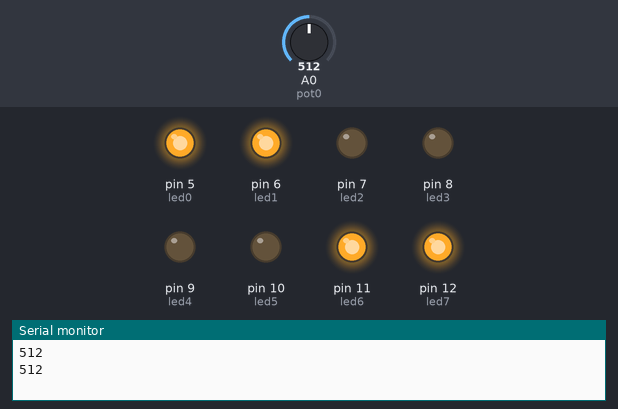
Recording of a sketch running on a simulated Arduino Uno, built with avr-gcc and run on an emulated ATmega328P. Parts: output pins drawn as LEDs (lit = HIGH), the last lines printed to the serial monitor. The test bench sets the inputs (shaded band); at power-on: A0 (pot0) = 512.

Above: at 6.9 s.
7.0 s: A0 (pot0) set to 0
At 13.4 s:
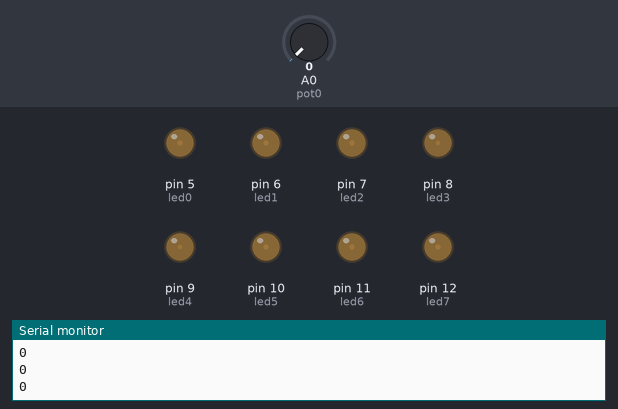
13.9 s: A0 (pot0) set to 122
At 14.51 s:
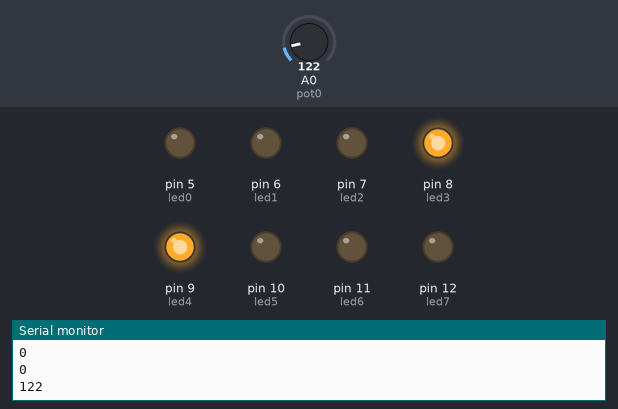
At 15.06 s:
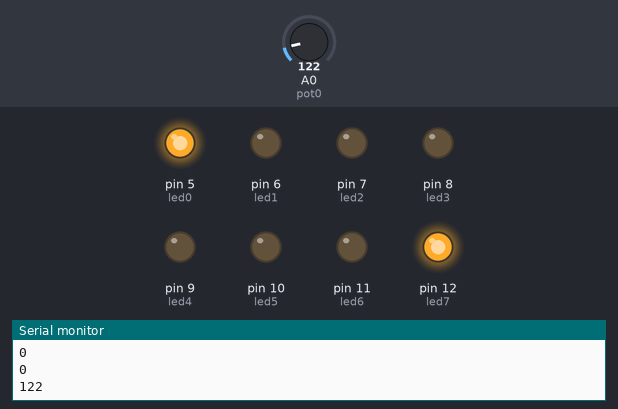
20.8 s: A0 (pot0) set to 1023
27.7 s: A0 (pot0) set to 716
Timing chart, 0 to 35.6 s (numbered marks = the images above; inputs shaded):
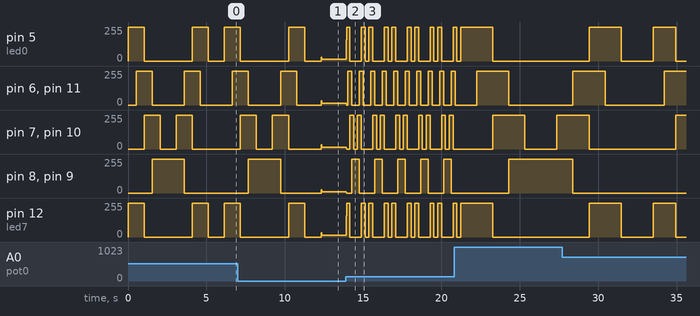

Measured:
- after the input at 13.9 s, pin 5 (led0), pin 12 (led7): 12/255 → 159/255 at once, then moves between 0/255 and 255/255, repeating every 1.5 s

The sketch:

002_Coche_fantastic.ino
```cpp
//**********************************************************************************
//**                                                                               **
//**                             Velocitat de 8 LEDs                               **
//**                                                                               **
//**                                                                               **
//***********************************************************************************
//********** Includes *************************************************************
//********** Variables ************************************************************
const int led0 = 5;          // donar nom al pin 5 de l’Arduino
const int led1 = 6;          // donar nom al pin 6 de l’Arduino
const int led2 = 7;          // donar nom al pin 7 de l’Arduino
const int led3 = 8;          // donar nom al pin 8 de l’Arduino
const int led4 = 9;          // donar nom al pin 9 de l’Arduino
const int led5 = 10;         // donar nom al pin 10 de l’Arduino
const int led6 = 11;         // donar nom al pin 11 de l’Arduino
const int led7 = 12;         // donar nom al pin 12 de l’Arduino
const int pot0 = A0;         // donar nom al pin A0 de l’Arduino

int velocitat = 20;          // velocitat de l'acció en ms
int valPot0;                 // guardar valor del potenciometre

//********** Setup ****************************************************************
void setup()
{
  pinMode(led0, OUTPUT);     // definir el pin 5 com una sortida
  pinMode(led1, OUTPUT);     // definir el pin 6 com una sortida
  pinMode(led2, OUTPUT);     // definir el pin 7 com una sortida
  pinMode(led3, OUTPUT);     // definir el pin 8 com una sortida
  pinMode(led4, OUTPUT);     // definir el pin 9 com una sortida
  pinMode(led5, OUTPUT);     // definir el pin 10 com una sortida
  pinMode(led6, OUTPUT);     // definir el pin 11 com una sortida
  pinMode(led7, OUTPUT);
  pinMode(pot0, INPUT);// definir el pin 12 com una sortida
  Serial.begin(9600);
}

//********** Loop *****************************************************************
void loop()
{
  valPot0 = analogRead(pot0);   // llegir valor del potenciòmetre
  Serial.println(valPot0);
  velocitat = valPot0;     // actualitzar velocitat amb el valor del potenciòmetre

  seq1();
  delay(velocitat);
  seq2();
  delay(velocitat);
  seq3();
  delay(velocitat);
  seq4();
  delay(velocitat);
  seq5();
  delay(velocitat*2);
  seq4();
  delay(velocitat);
  seq3();
  delay(velocitat);
  seq2();
  delay(velocitat);
  seq1();
  delay(velocitat);
  seq6();
  delay(velocitat*2);
}

void seq1 ()
{
  digitalWrite(led0, HIGH);    // posar a 5V el pin 5
  digitalWrite(led1, LOW);     // posar a 0V el pin 6
  digitalWrite(led2, LOW);    // posar a 5V el pin 7
  digitalWrite(led3, LOW);     // posar a 0V el pin 8
  digitalWrite(led4, LOW);    // posar a 5V el pin 9
  digitalWrite(led5, LOW);     // posar a 0V el pin 10
  digitalWrite(led6, LOW);    // posar a 5V el pin 11
  digitalWrite(led7, HIGH);     // posar a 0V el pin 12
}
void seq2 ()
{
  digitalWrite(led0, HIGH);    // posar a 5V el pin 5
  digitalWrite(led1, HIGH);     // posar a 0V el pin 6
  digitalWrite(led2, LOW);    // posar a 5V el pin 7
  digitalWrite(led3, LOW);     // posar a 0V el pin 8
  digitalWrite(led4, LOW);    // posar a 5V el pin 9
  digitalWrite(led5, LOW);     // posar a 0V el pin 10
  digitalWrite(led6, HIGH);    // posar a 5V el pin 11
  digitalWrite(led7, HIGH);     // posar a 0V el pin 12
}
void seq3 ()
{
  digitalWrite(led0, LOW);    // posar a 5V el pin 5
  digitalWrite(led1, HIGH);     // posar a 0V el pin 6
  digitalWrite(led2, HIGH);    // posar a 5V el pin 7
  digitalWrite(led3, LOW);     // posar a 0V el pin 8
  digitalWrite(led4, LOW);    // posar a 5V el pin 9
  digitalWrite(led5, HIGH);     // posar a 0V el pin 10
  digitalWrite(led6, HIGH);    // posar a 5V el pin 11
  digitalWrite(led7, LOW);     // posar a 0V el pin 12
}
void seq4 ()
{
  digitalWrite(led0, LOW);    // posar a 5V el pin 5
  digitalWrite(led1, LOW);     // posar a 0V el pin 6
  digitalWrite(led2, HIGH);    // posar a 5V el pin 7
  digitalWrite(led3, HIGH);     // posar a 0V el pin 8
  digitalWrite(led4, HIGH);    // posar a 5V el pin 9
  digitalWrite(led5, HIGH);     // posar a 0V el pin 10
  digitalWrite(led6, LOW);    // posar a 5V el pin 11
  digitalWrite(led7, LOW);     // posar a 0V el pin 12
}
void seq5 ()
{
  digitalWrite(led0, LOW);    // posar a 5V el pin 5
  digitalWrite(led1, LOW);     // posar a 0V el pin 6
  digitalWrite(led2, LOW);    // posar a 5V el pin 7
  digitalWrite(led3, HIGH);     // posar a 0V el pin 8
  digitalWrite(led4, HIGH);    // posar a 5V el pin 9
  digitalWrite(led5, LOW);     // posar a 0V el pin 10
  digitalWrite(led6, LOW);    // posar a 5V el pin 11
  digitalWrite(led7, LOW);     // posar a 0V el pin 12
}
void seq6 ()
{
  digitalWrite(led0, LOW);    // posar a 5V el pin 5
  digitalWrite(led1, LOW);     // posar a 0V el pin 6
  digitalWrite(led2, LOW);    // posar a 5V el pin 7
  digitalWrite(led3, LOW);     // posar a 0V el pin 8
  digitalWrite(led4, LOW);    // posar a 5V el pin 9
  digitalWrite(led5, LOW);     // posar a 0V el pin 10
  digitalWrite(led6, LOW);    // posar a 5V el pin 11
  digitalWrite(led7, LOW);     // posar a 0V el pin 12
}
```
